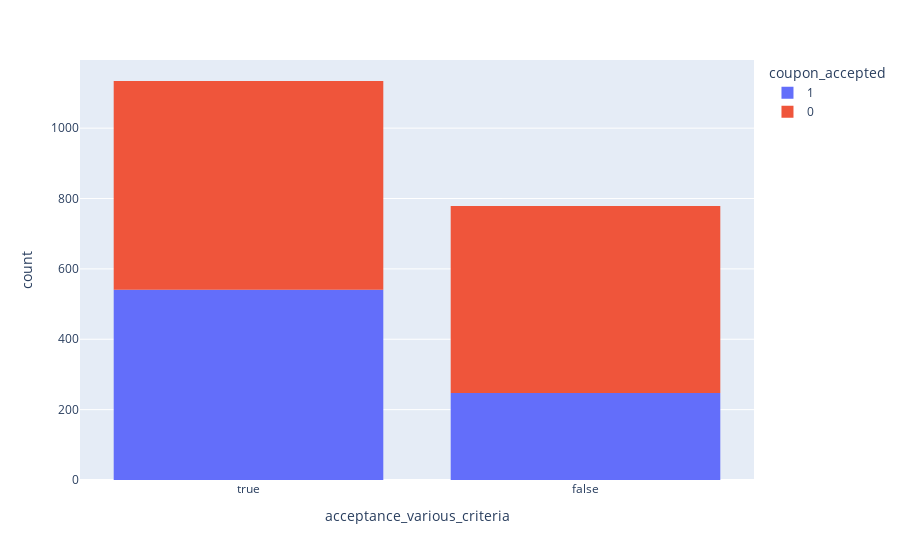

The notebook cell saved with this chart:
### Markdown cell above
6. Compare the acceptance rates between those drivers who:

- go to bars more than once a month, had passengers that were not a kid, and were not widowed *OR*
- go to bars more than once a month and are under the age of 30 *OR*
- go to cheap restaurants more than 4 times a month and income is less than 50K.

### Code cell
print(f'{'----------------------------------------------------------------------'}')
print(f'\033[1m{'Distinct bar values'}\033[0m: {bar_coupon_data['bar'].unique()}')
print(f'\033[1m{'Distinct passenger'}\033[0m: {bar_coupon_data['passanger'].unique()}')
print(f'\033[1m{'Distinct age'}\033[0m: {bar_coupon_data['age'].unique()}')
print(f'\033[1m{'Distinct income'}\033[0m: {bar_coupon_data['income'].unique()}')
print(f'\033[1m{'Distinct restaurant less than 20'}\033[0m: {bar_coupon_data['restaurant_less_than_20'].unique()}')
print(f'\033[1m{'Distinct marital status'}\033[0m: {bar_coupon_data['marital_status'].unique()}')

print(f'{'----------------------------------------------------------------------\n\n'}')



bar_coupon_data['acceptance_various_criteria'] = bar_coupon_data.apply(lambda row: (
                    (row['bar'] not in ['never' 'less1']) & (row['passanger'] not in ['Alone', 'Kid(s)']) & (row['marital_status'] != 'Widowed') or 
                    (row['bar'] not in ['never' 'less1']) & (row['age'] in ['21', '26', 'below21']) or 
                    (row['restaurant_less_than_20'] in ['gt8' '4~8']) & (row['income'] in ['$12500 - $24999', '$37500 - $49999', '$25000 - $37499', 'Less than $12500'])
                    ), axis=1)


bar_coupon_accepted_by_match_criteria = bar_coupon_data.groupby('acceptance_various_criteria')['coupon_accepted'].mean()


print(f'\033[1m{'go to bars more than once a month, had passengers that were not a kid, and were not widowed OR \n go to bars more than once a month and are under the age of 30 OR \n go to cheap restaurants more than 4 times a month and income is less than 50K.  '}\033[0m : \033[94m{bar_coupon_accepted_by_match_criteria[True]:.2%}\033[0m')   
print(f'\033[1m{'Those who doesn\'t match the criteria'}\033[0m: \033[94m{bar_coupon_accepted_by_match_criteria[False]:.2%}\033[0m')

fig = px.histogram(data_frame=bar_coupon_data, x='acceptance_various_criteria', color='coupon_accepted')
fig.write_image("images/bar_acceptance_various_criteria_passanger_age_restaurant.png", format="png", width=800, height=600, scale=2)
fig.show()

### Figure 1 — Plotly figure (JSON) as saved in the notebook; plotly's stock layout.template omitted (floating-point values rounded to 4 significant figures; data arrays with more than 128 entries replaced by an {"elided": "..."} marker saying what was removed)
{"data": [{"alignmentgroup": "True", "bingroup": "x", "hovertemplate": "coupon_accepted=1<br>acceptance_various_criteria=%{x}<br>count=%{y}<extra></extra>", "legendgroup": "1", "marker": {"color": "#636efa", "pattern": {"shape": ""}}, "name": "1", "offsetgroup": "1", "orientation": "v", "showlegend": true, "type": "histogram", "x": {"elided": "788 bool values"}, "xaxis": "x", "yaxis": "y"}, {"alignmentgroup": "True", "bingroup": "x", "hovertemplate": "coupon_accepted=0<br>acceptance_various_criteria=%{x}<br>count=%{y}<extra></extra>", "legendgroup": "0", "marker": {"color": "#EF553B", "pattern": {"shape": ""}}, "name": "0", "offsetgroup": "0", "orientation": "v", "showlegend": true, "type": "histogram", "x": {"elided": "1125 bool values"}, "xaxis": "x", "yaxis": "y"}], "layout": {"autosize": true, "barmode": "relative", "legend": {"title": {"text": "coupon_accepted"}, "tracegroupgap": 0}, "margin": {"t": 60}, "xaxis": {"anchor": "y", "autorange": true, "domain": [0, 1], "range": [-0.5, 1.5], "title": {"text": "acceptance_various_criteria"}, "type": "category"}, "yaxis": {"anchor": "x", "autorange": true, "domain": [0, 1], "range": [0, 1194.0], "title": {"text": "count"}}}}
